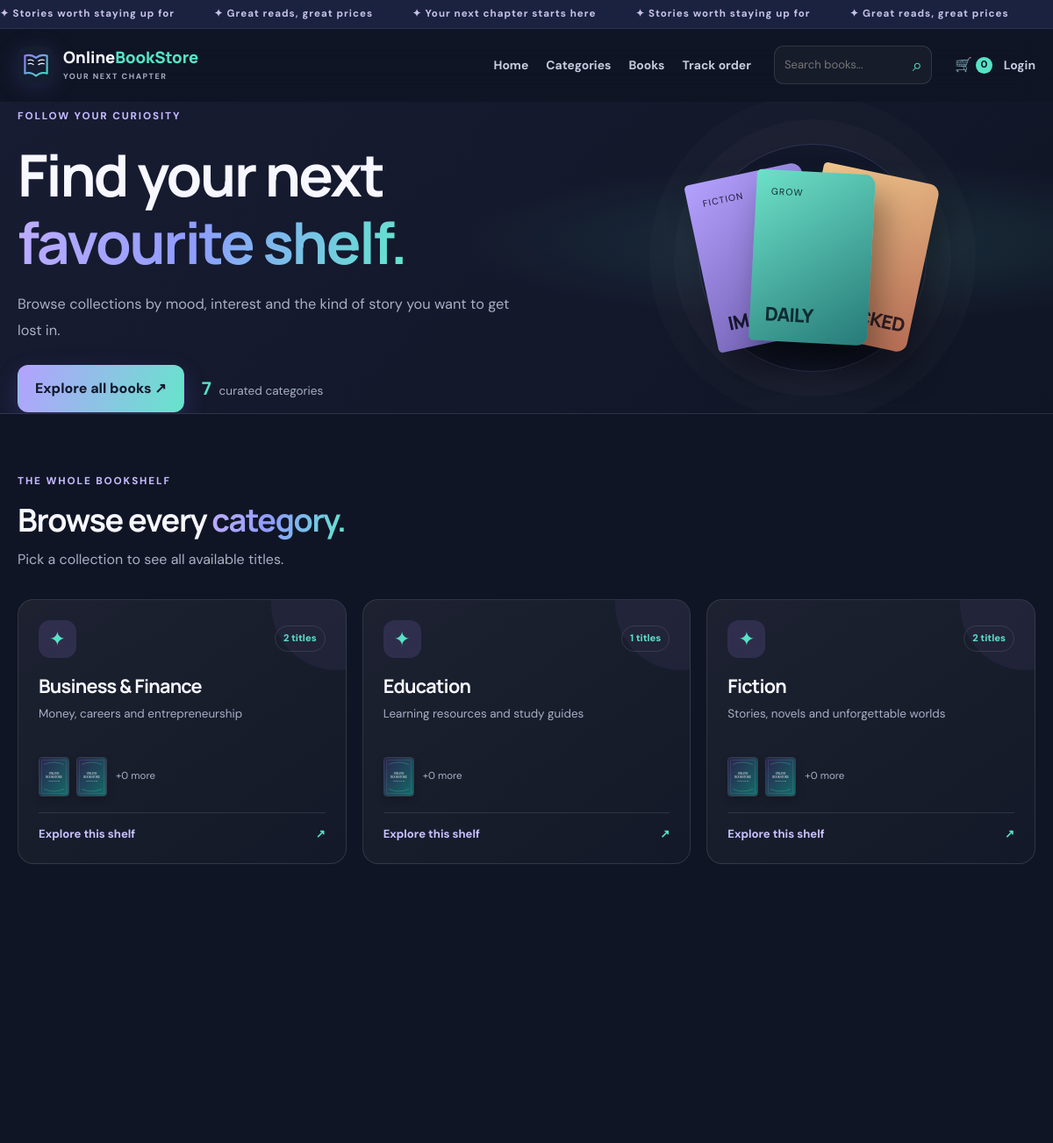
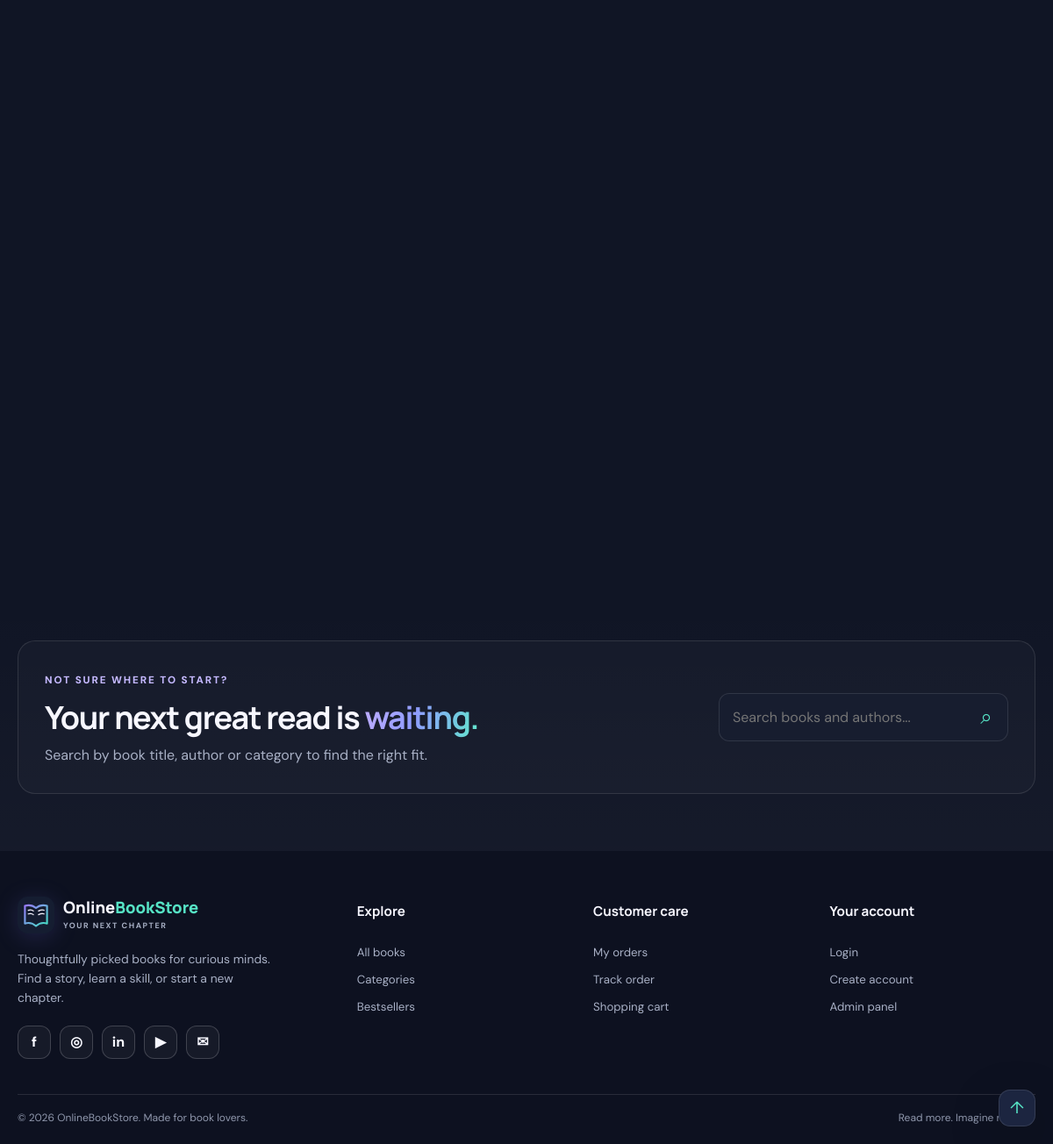
/categories.php, run on the app's committed database (2 pictures, top to bottom).
### tables this page shows
CREATE TABLE categories (
  id INT AUTO_INCREMENT PRIMARY KEY,
  name VARCHAR(100) NOT NULL UNIQUE,
  slug VARCHAR(120) NOT NULL UNIQUE,
  description VARCHAR(255) DEFAULT NULL
);

CREATE TABLE books (
  id INT AUTO_INCREMENT PRIMARY KEY,
  category_id INT DEFAULT NULL,
  title VARCHAR(180) NOT NULL,
  author VARCHAR(160) NOT NULL,
  description TEXT,
  price DECIMAL(10,2) NOT NULL DEFAULT 0,
  old_price DECIMAL(10,2) DEFAULT NULL,
  cover VARCHAR(500) DEFAULT NULL,
  stock INT NOT NULL DEFAULT 0,
  is_featured TINYINT(1) NOT NULL DEFAULT 0,
  created_at TIMESTAMP DEFAULT CURRENT_TIMESTAMP,
  FOREIGN KEY (category_id) REFERENCES categories(id) ON DELETE SET NULL
);

### config/config.php (called while the page is built, shortened)
<?php
function e($value) { return htmlspecialchars((string)$value, ENT_QUOTES, 'UTF-8'); }

### categories.php (the view, shortened to what this page needs)
<?php
require_once __DIR__ . '/config/config.php';
$categories = $pdo->query("SELECT c.*,COUNT(b.id) AS book_count FROM categories c LEFT JOIN books b ON b.category_id=c.id GROUP BY c.id ORDER BY c.name")->fetchAll();
$categoryBooks = [];
foreach ($categories as $cat) {
    $stmt = $pdo->prepare("SELECT id,title,author,price,cover FROM books WHERE category_id=? ORDER BY is_featured DESC,id DESC LIMIT 3");
    $stmt->execute([(int)$cat['id']]);
    $categoryBooks[(int)$cat['id']] = $stmt->fetchAll();
}
include __DIR__ . '/includes/header.php';
?>
<main>
<section class="categories-hero"><div class="container categories-hero-inner"><div><span class="eyebrow">FOLLOW YOUR CURIOSITY</span><h1>Find your next <span class="gradient-text">favourite shelf.</span></h1><p>Browse collections by mood, interest and the kind of story you want to get lost in.</p><div class="category-hero-actions"><a class="btn btn-primary" href="index.php#books">Explore all books ↗</a><span class="category-count"><strong><?= count($categories) ?></strong> curated categories</span></div></div><div class="category-hero-visual" aria-hidden="true"><div class="category-orbit"></div><div class="category-hero-book cat-book-one">FICTION<br><b>IMAGINE</b></div><div class="category-hero-book cat-book-two">GROW<br><b>DAILY</b></div><div class="category-hero-book cat-book-three">IDEAS<br><b>UNLOCKED</b></div></div></div></section>
<section class="container section category-directory"><div class="section-heading"><div><span class="eyebrow">THE WHOLE BOOKSHELF</span><h2>Browse every <span class="gradient-text">category.</span></h2><p>Pick a collection to see all available titles.</p></div></div><div class="category-grid category-grid-pro">
<?php foreach ($categories as $i=>$cat): $preview=$categoryBooks[(int)$cat['id']] ?? []; ?>
<a class="category-tile category-tile-pro reveal" style="--delay:<?= ($i%4)*60 ?>ms" href="index.php?category=<?= (int)$cat['id'] ?>#books"><div class="category-tile-top"><span class="tile-icon">✦</span><span class="category-count-pill"><?= (int)$cat['book_count'] ?> titles</span></div><h2><?= e($cat['name']) ?></h2><p><?= e($cat['description'] ?: 'Explore a collection of books selected for curious readers.') ?></p><?php if ($preview): ?><div class="category-preview-books"><?php foreach ($preview as $book): ?><img src="<?= e($book['cover'] ?: 'assets/img/book-placeholder.svg') ?>" alt="<?= e($book['title']) ?> cover" loading="lazy" onerror="this.onerror=null;this.src='assets/img/book-placeholder.svg'"><?php endforeach; ?><span>+<?= max(0,(int)$cat['book_count']-count($preview)) ?> more</span></div><?php endif; ?><span class="tile-bottom">Explore this shelf <b>↗</b></span></a>
<?php endforeach; ?></div></section>
<section class="category-bottom-cta"><div class="container category-cta-inner"><div><span class="eyebrow">NOT SURE WHERE TO START?</span><h2>Your next great read is <span class="gradient-text">waiting.</span></h2><p>Search by book title, author or category to find the right fit.</p></div><form class="search-form" action="index.php#books" method="get"><input name="q" placeholder="Search books and authors..." aria-label="Search books and authors"><button type="submit" aria-label="Search">⌕</button></form></div></section>
</main>
<?php include __DIR__ . '/includes/footer.php'; ?>

### data on the page
categories: book_count "2", name "Business & Finance", description "Money, careers and entrepreneurship", max(0,(int)$cat['book_count']-count($preview)) "0"
categories: book_count "1", name "Education", description "Learning resources and study guides", max(0,(int)$cat['book_count']-count($preview)) "0"
categories: book_count "2", name "Fiction", description "Stories, novels and unforgettable worlds", max(0,(int)$cat['book_count']-count($preview)) "0"

### other printed values
cart_count() "0"
count($categories) "7"
